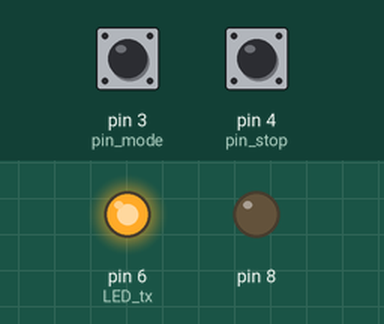
This program was run on a simulated Arduino Uno, built with avr-gcc and run on an emulated ATmega328P. Parts: output pins drawn as LEDs (lit = HIGH). Dashed ring = blinking. The inputs (shaded band) are chosen by the test bench; at power-on: pin 4 (pin_stop) HIGH, pin 3 (pin_mode) HIGH.

Above: at 0.11 s.
At 0.61 s:
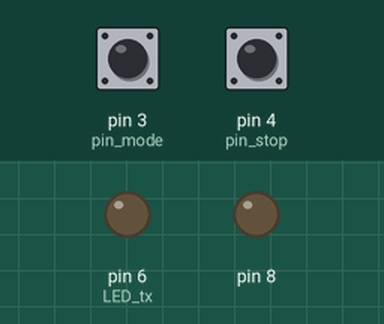
0.9 s: pin 4 (pin_stop) pulled LOW for 0.15 s
At 1.3 s:
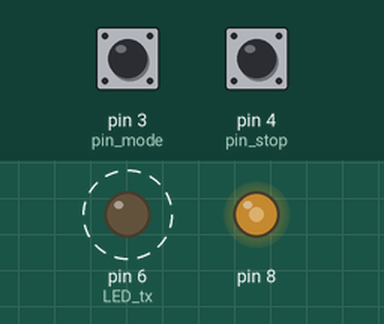
Timing chart, 0 to 9.9 s (numbered marks = the images above; inputs shaded):
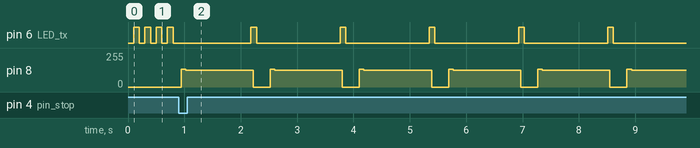

Measured:
- after the input at 0.9 s, pin 6 (LED_tx): alternates HIGH for 0.10 s and LOW for 1.5 s, starting after 1.3 s; pin 8: 0/255 → 132/255 at once, then repeats every 1.6 s: 126/255 1.2 s, 0/255 0.30 s, 132/255 0.08 s

The program:

main.cpp
```cpp
#include <Arduino.h>
#include <avr/power.h>


#define LED_tx 6
#define pin_mode 3
#define pin_stop 4
// #define TEMP_VAR 1100.0
// #define ADC_RESOLUTION 1024.0

int val = 0;
int x = 0;
int counter = 0;
int ledState = LOW;
unsigned long previousMillis = 0;

void sendByte(uint16_t input){
  int i;
  //Start Bit
  for(i=0; i<20; i++){
    digitalWrite(8, HIGH);
    delayMicroseconds(500);
    digitalWrite(8, LOW);
    delayMicroseconds(500);
  }
  //Confirm Bit
  digitalWrite(8, HIGH);
  delayMicroseconds(1500);
  digitalWrite(8, LOW);
  delayMicroseconds(500);

  //Message Bit
  for(i=0; i<9; i++){
    if(bitRead(input,i)==1)
      digitalWrite(8, HIGH);
    else
      digitalWrite(8, LOW);
    delayMicroseconds(500);

    if(bitRead(input,i)==1)
      digitalWrite(8, LOW);
    else
      digitalWrite(8, HIGH);
    delayMicroseconds(500);
  }//i


  digitalWrite(8, LOW);
}

void BER_Send(){
   int i;
  //Start Bit
  for(i=0; i<20; i++){
  digitalWrite(8, HIGH);
  delayMicroseconds(500);
  digitalWrite(8, LOW);
  delayMicroseconds(500);
}
  //Confirm Bit
  digitalWrite(8, HIGH);
  delayMicroseconds(1500);
  digitalWrite(8, LOW);
  delayMicroseconds(500);

  //Message Bit
  for(i=0; i<1250; i++){
  if(x == 1)
  digitalWrite(8, HIGH);
  else
  digitalWrite(8, LOW);
  delayMicroseconds(500);

  if(x==1){
    digitalWrite(8, LOW);
    x = 0;
  }
  else{
    digitalWrite(8, HIGH);
    x = 1;
  }

  delayMicroseconds(500);
}//i

  digitalWrite(8, LOW);
  // Serial.println("SENT");
  digitalWrite(LED_tx,HIGH);
  delay(100);
  digitalWrite(LED_tx,LOW);
  delay(200);

}

float calculate_temp(){
  float value = analogRead(A0);
  float tempC = 0.1423*value-79.253;
  return tempC;
}

void SendTemp(){
  float C = calculate_temp();
  float finNum = C*10;
  int Num = finNum;
  // if(Num > 512){
  //   Num = 511;
  // }
  digitalWrite(LED_tx,HIGH);
  // Serial.println(Num);
  sendByte(Num);
  digitalWrite(LED_tx,LOW);
  delay(200);
  // int firstNum = C;
  // float decNum = abs(firstNum - C)*100;
  // int finDec = decNum;
  // Serial.println(C);
  // sendByte(firstNum);
  // // Serial.println(firstNum);
  // sendByte(finDec);
  // // Serial.println(finDec);
  // sendByte('}');

}

void blinkLED(int interval){
  unsigned long currentMillis = millis();

  if (currentMillis - previousMillis >= interval) {
    previousMillis = currentMillis;

    // if the LED is off turn it on and vice-versa:
    if (ledState == LOW) {
      ledState = HIGH;
    } else {
      ledState = LOW;
    }

    // set the LED with the ledState of the variable:
    digitalWrite(LED_tx, ledState);
  }
}

void setup() {
  Serial.begin(9600);
  // Serial.println("Turn ON");
  power_twi_disable();
  power_timer1_disable();
  power_timer2_disable();
  power_spi_disable();
  pinMode(LED_tx,OUTPUT);
  pinMode(8,OUTPUT);
  pinMode(pin_mode,INPUT_PULLUP);
  pinMode(pin_stop,INPUT_PULLUP);
  analogReference(INTERNAL);
  mode:
  if (counter == 0){
    blinkLED(100);
  }else if (counter == 1){
    blinkLED(500);
  }
  if(digitalRead(pin_stop)==HIGH){
    if(digitalRead(pin_mode)==LOW){
      if(counter!=1)
      counter ++;
      else counter = 0;
      count:
      if(digitalRead(pin_mode)==LOW){
        goto count;
      }
    }
    goto mode;
  }
}

void loop() {
  if(counter == 0)
  BER_Send();
  else SendTemp();
}
```
